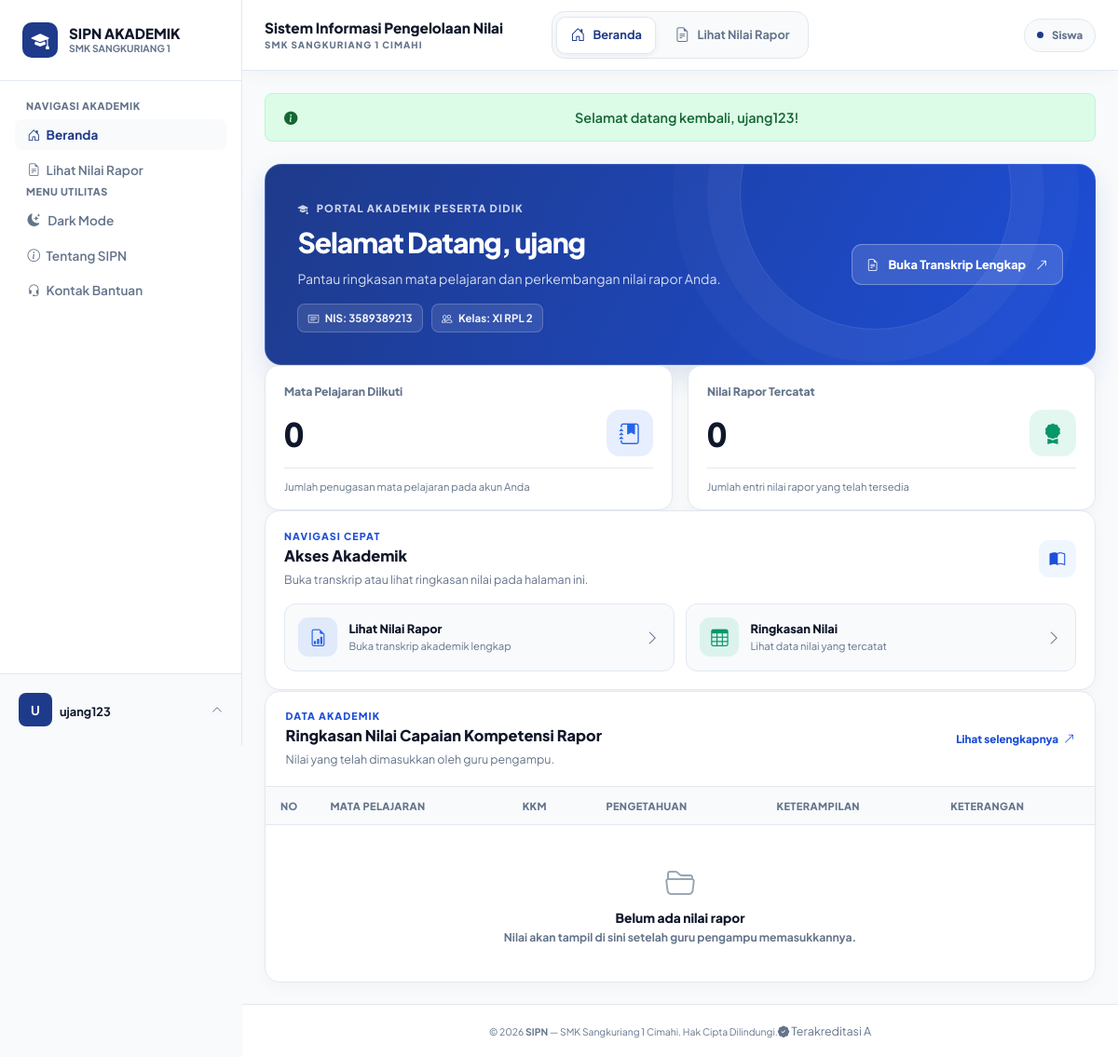
Page /siswa/dashboard_siswa.php (signed in) on the committed database.
### tables this page shows
CREATE TABLE `siswa` (
  `id` int(11) NOT NULL,
  `nis` varchar(10) NOT NULL,
  `nama` varchar(100) NOT NULL,
  `kelas` varchar(10) NOT NULL,
  `jenis_kelamin` enum('L','P') NOT NULL,
  `user_id` int(11) NOT NULL
);

### siswa/dashboard_siswa.php (called while the page is built, shortened)
<?php
require_once __DIR__ . '/../includes/helper_fungsi.php';
require_once __DIR__ . '/../includes/helper_cek_login.php';
$user_id = (int) ($_SESSION['user_id'] ?? 0);
$query_siswa = mysqli_query($conn, "SELECT * FROM siswa WHERE user_id = '$user_id'");
$siswa = $query_siswa ? mysqli_fetch_assoc($query_siswa) : null;
$id_siswa   = (int) $siswa['id'];
$nama_siswa = $siswa['nama'];
$nis        = $siswa['nis'];
$kelas      = $siswa['kelas'];
$query_stat = mysqli_query($conn, "SELECT COUNT(*) AS total_nilai FROM nilai_rapor WHERE siswa_id = '$id_siswa'");
$stat = $query_stat ? mysqli_fetch_assoc($query_stat) : null;
$total_nilai = $query_stat ? (int) ($stat['total_nilai'] ?? 0) : null;
$query_mapel = mysqli_query($conn, "SELECT COUNT(*) AS total_mapel FROM mengajar WHERE siswa_id = '$id_siswa'");
$stat_mapel = $query_mapel ? mysqli_fetch_assoc($query_mapel) : null;
$total_mapel = $query_mapel ? (int) ($stat_mapel['total_mapel'] ?? 0) : null;
$query_nilai_list = mysqli_query($conn, "
    SELECT nr.*, m.kode_mapel, m.nama_mapel, g.nama AS nama_guru
    FROM nilai_rapor nr
    JOIN mapel m ON nr.mapel_id = m.id
    JOIN guru g ON m.guru_id = g.id
    WHERE nr.siswa_id = '$id_siswa'
    ORDER BY m.nama_mapel ASC
");
require_once __DIR__ . '/../includes/template_header.php';
require __DIR__ . '/views/dashboard_siswa_view.php';
require_once __DIR__ . '/../includes/template_footer.php';

### siswa/views/dashboard_siswa_view.php (the view, shortened to what this page needs)
<div class="sipn-role-dashboard sipn-student-dashboard">
    <section class="sipn-role-hero" aria-labelledby="studentDashboardTitle">
        <div class="sipn-role-hero__content">
            <span class="sipn-role-eyebrow">
                <i class="bi bi-mortarboard-fill" aria-hidden="true"></i>
                Portal Akademik Peserta Didik
            </span>
            <h1 id="studentDashboardTitle">Selamat Datang, <?= htmlspecialchars($nama_siswa, ENT_QUOTES, 'UTF-8'); ?></h1>
            <p>Pantau ringkasan mata pelajaran dan perkembangan nilai rapor Anda.</p>
            <div class="sipn-role-identity">
                <span><i class="bi bi-card-text" aria-hidden="true"></i> NIS: <?= htmlspecialchars($nis, ENT_QUOTES, 'UTF-8'); ?></span>
                <span><i class="bi bi-people" aria-hidden="true"></i> Kelas: <?= htmlspecialchars($kelas, ENT_QUOTES, 'UTF-8'); ?></span>
            </div>
        </div>
        <a class="sipn-role-hero__action" href="<?= BASE_URL; ?>siswa/lihat_nilai_rapor.php">
            <i class="bi bi-file-earmark-text" aria-hidden="true"></i>
            <span>Buka Transkrip Lengkap</span>
            <i class="bi bi-arrow-up-right" aria-hidden="true"></i>
        </a>
    </section>
    <section class="sipn-role-stats sipn-role-stats--two" aria-label="Ringkasan akademik siswa">
        <article class="sipn-role-stat sipn-role-stat--blue">
            <span class="sipn-role-stat__label">Mata Pelajaran Diikuti</span>
            <span class="sipn-role-stat__main">
                <strong class="sipn-role-stat__value"><?= $total_mapel !== null ? number_format($total_mapel, 0, ',', '.') : '—'; ?></strong>
                <span class="sipn-role-stat__icon" aria-hidden="true"><i class="bi bi-journal-bookmark-fill"></i></span>
            </span>
            <span class="sipn-role-stat__foot">Jumlah penugasan mata pelajaran pada akun Anda</span>
        </article>
        <article class="sipn-role-stat sipn-role-stat--green">
            <span class="sipn-role-stat__label">Nilai Rapor Tercatat</span>
            <span class="sipn-role-stat__main">
                <strong class="sipn-role-stat__value"><?= $total_nilai !== null ? number_format($total_nilai, 0, ',', '.') : '—'; ?></strong>
                <span class="sipn-role-stat__icon" aria-hidden="true"><i class="bi bi-award-fill"></i></span>
            </span>
            <span class="sipn-role-stat__foot">Jumlah entri nilai rapor yang telah tersedia</span>
        </article>
    </section>
    <section class="sipn-role-panel sipn-role-shortcuts" aria-labelledby="studentShortcutTitle">
        <div class="sipn-role-section-heading">
            <div>
                <span class="sipn-role-section-kicker">Navigasi cepat</span>
                <h2 id="studentShortcutTitle">Akses Akademik</h2>
                <p>Buka transkrip atau lihat ringkasan nilai pada halaman ini.</p>
            </div>
            <span class="sipn-role-section-mark" aria-hidden="true"><i class="bi bi-book-half"></i></span>
        </div>
        <div class="sipn-role-quick-grid sipn-role-quick-grid--two">
            <a class="sipn-role-quick-link" href="<?= BASE_URL; ?>siswa/lihat_nilai_rapor.php">
                <span class="sipn-role-quick-link__icon sipn-role-quick-link__icon--blue" aria-hidden="true"><i class="bi bi-file-earmark-bar-graph"></i></span>
                <span class="sipn-role-quick-link__text"><strong>Lihat Nilai Rapor</strong><small>Buka transkrip akademik lengkap</small></span>
                <i class="bi bi-chevron-right sipn-role-quick-link__arrow" aria-hidden="true"></i>
            </a>
            <a class="sipn-role-quick-link" href="#studentGrades">
                <span class="sipn-role-quick-link__icon sipn-role-quick-link__icon--green" aria-hidden="true"><i class="bi bi-table"></i></span>
                <span class="sipn-role-quick-link__text"><strong>Ringkasan Nilai</strong><small>Lihat data nilai yang tercatat</small></span>
                <i class="bi bi-chevron-right sipn-role-quick-link__arrow" aria-hidden="true"></i>
            </a>
        </div>
    </section>
    <section class="sipn-role-panel sipn-role-data-panel" id="studentGrades" aria-labelledby="studentGradesTitle">
        <div class="sipn-role-panel__heading">
            <div>
                <span class="sipn-role-section-kicker">Data akademik</span>
                <h2 id="studentGradesTitle">Ringkasan Nilai Capaian Kompetensi Rapor</h2>
                <p>Nilai yang telah dimasukkan oleh guru pengampu.</p>
            </div>
            <a class="sipn-role-heading-link" href="<?= BASE_URL; ?>siswa/lihat_nilai_rapor.php">Lihat selengkapnya <i class="bi bi-arrow-up-right" aria-hidden="true"></i></a>
        </div>
        <div class="table-responsive">
            <table class="data-table sipn-role-table">
                <thead>
                    <tr>
                        <th style="width: 6%;">No</th>
                        <th>Mata Pelajaran</th>
                        <th>KKM</th>
                        <th>Pengetahuan</th>
                        <th>Keterampilan</th>
                        <th>Keterangan</th>
                    </tr>
                </thead>
                <tbody>
                    <?php if ($query_nilai_list && mysqli_num_rows($query_nilai_list) > 0): ?>
                        <?php $no = 1; while ($row = mysqli_fetch_assoc($query_nilai_list)): ?>
                            <?php $status_tuntas = strtolower(trim((string) ($row['Keterangan'] ?? ''))) === 'tuntas'; ?>
                            <tr>
                                <td><?= $no++; ?></td>
                                <td>
                                    <strong><?= htmlspecialchars($row['nama_mapel'], ENT_QUOTES, 'UTF-8'); ?></strong>
                                    <small class="sipn-role-table__subtext"><?= htmlspecialchars($row['kode_mapel'], ENT_QUOTES, 'UTF-8'); ?></small>
                                </td>
                                <td><?= htmlspecialchars((string) $row['nilai_kkm'], ENT_QUOTES, 'UTF-8'); ?></td>
                                <td><strong><?= htmlspecialchars((string) $row['nilai_pengetahuan'], ENT_QUOTES, 'UTF-8'); ?></strong></td>
                                <td><strong><?= htmlspecialchars((string) $row['nilai_keterampilan'], ENT_QUOTES, 'UTF-8'); ?></strong></td>
                                <td>
                                    <span class="sipn-role-status <?= $status_tuntas ? 'sipn-role-status--success' : 'sipn-role-status--warning'; ?>">
                                        <?= htmlspecialchars((string) ($row['Keterangan'] ?? '-'), ENT_QUOTES, 'UTF-8'); ?>
                                    </span>
                                </td>
                            </tr>
                        <?php endwhile; ?>
                    <?php else: ?>
                        <tr>
                            <td colspan="6" class="sipn-role-empty">
                                <i class="bi <?= $query_nilai_list ? 'bi-folder2-open' : 'bi-exclamation-circle'; ?>" aria-hidden="true"></i>
                                <strong><?= $query_nilai_list ? 'Belum ada nilai rapor' : 'Daftar nilai gagal dimuat'; ?></strong>
                                <span><?= $query_nilai_list ? 'Nilai akan tampil di sini setelah guru pengampu memasukkannya.' : 'Silakan muat ulang halaman atau hubungi administrator.'; ?></span>
                            </td>
                        </tr>
                    <?php endif; ?>
                </tbody>
            </table>
        </div>
    </section>
</div>

### assets/css/modules/00-foundation-theme.css (style rules this page uses)
:root { --primary-dark: #1e3a8a; --primary-hover: #1d4ed8; --accent-orange: #2563eb; --accent-peach: #eff6ff; --accent-peach-border: #bfdbfe; --text-dark: #0f172a; --text-muted: #64748b; --border-color: #e2e8f0; --bg-surface: #f8fafc; --card-bg: #ffffff; --app-sidebar-width: 260px; --app-sidebar-rail-width: 76px; --app-topbar-height: 68px; --font-sans: 'Plus Jakarta Sans', system-ui, -apple-system, sans-serif; }
* { box-sizing: border-box; margin: 0; padding: 0; font-family: var(--font-sans); }
html { min-width: 320px; }
body { background-color: var(--bg-surface); color: var(--text-dark); min-height: 100vh; font-family: var(--font-sans); overflow-x: hidden; }

### assets/css/modules/03-shared-components.css (style rules this page uses)
.table-responsive { width: 100%; overflow-x: auto; }
.data-table { width: 100%; border-collapse: collapse; text-align: left; font-size: 0.875rem; }
.data-table th { background-color: var(--bg-surface); color: var(--text-muted); font-size: 0.75rem; font-weight: 800; text-transform: uppercase; letter-spacing: 0.05em; padding: 0.85rem 1rem; border-bottom: 1px solid var(--border-color); white-space: nowrap; }
.data-table td { padding: 0.95rem 1rem; color: var(--text-dark); border-bottom: 1px solid var(--border-color); vertical-align: middle; }

### assets/css/modules/08-interaction-and-motion.css (style rules this page uses)
body.sipn-dashboard-stagger .page-container > .sipn-role-dashboard > .sipn-role-hero { animation: sipnStaggerEntrance 420ms cubic-bezier(0.2, 0.7, 0.2, 1) 40ms both; }
body.sipn-dashboard-stagger .page-container > .sipn-role-dashboard > .sipn-role-stats { animation: sipnStaggerEntrance 420ms cubic-bezier(0.2, 0.7, 0.2, 1) 150ms both; }
body.sipn-dashboard-stagger .page-container > .sipn-role-dashboard > .sipn-role-shortcuts { animation: sipnStaggerEntrance 420ms cubic-bezier(0.2, 0.7, 0.2, 1) 240ms both; }
body.sipn-dashboard-stagger .page-container > .sipn-role-dashboard > .sipn-role-data-panel { animation: sipnStaggerEntrance 420ms cubic-bezier(0.2, 0.7, 0.2, 1) 330ms both; }
body.sipn-dashboard-stagger .sipn-role-stats > .sipn-role-stat:nth-child(1) { animation: sipnStaggerEntrance 380ms ease-out 220ms both; }
body.sipn-dashboard-stagger .sipn-role-stats > .sipn-role-stat:nth-child(2) { animation: sipnStaggerEntrance 380ms ease-out 290ms both; }
body.sipn-dashboard-stagger .sipn-role-quick-grid > .sipn-role-quick-link:nth-child(1) { animation: sipnStaggerEntrance 360ms ease-out 310ms both; }
body.sipn-dashboard-stagger .sipn-role-quick-grid > .sipn-role-quick-link:nth-child(2) { animation: sipnStaggerEntrance 360ms ease-out 380ms both; }

### rows in the picture
siswa: nama "ujang", nis "3589389213", kelas "XI RPL 2"

### other values in the picture
$item['label'] "Beranda"
$item['label'] "Lihat Nilai Rapor"
substr($current_username, 0, 1) "U"
$current_username "ujang123"
$current_role_label "Siswa"
$pesan "Selamat datang kembali, ujang123!"
$total_mapel "0"
$total_nilai "0"
